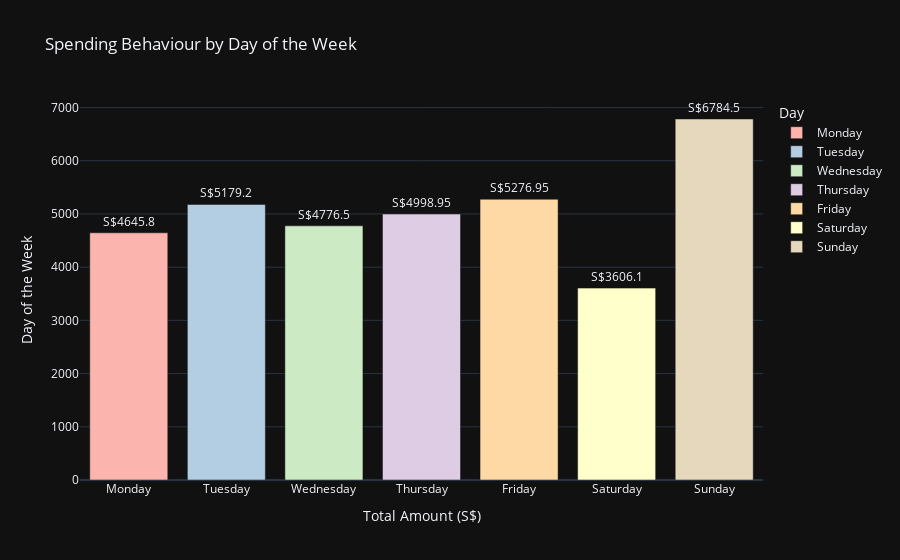

This figure's notebook cell:
### Code cell
# Interactive Bar Plot
fig = px.bar(
    DAY_IN_A_WEEK_AGG, 
    x="Day", 
    y="TOTAL_AMOUNT", 
    color="Day", 
    title="Spending Behaviour by Day of the Week", 
    color_discrete_sequence=px.colors.qualitative.Pastel1,
    custom_data=["TOTAL_AMOUNT", "TRANSACTION_FREQUENCY", "AVERAGE_AMOUNT"],
    text="TOTAL_AMOUNT",
    template="plotly_dark",
    category_orders={"Day": ["Monday", "Tuesday", "Wednesday", "Thursday", "Friday", "Saturday", "Sunday"]}
)

fig.update_traces(
    hovertemplate="<br>".join([
        "Day: %{x}",
        "Total Amount: S$%{text}",
        "Transaction Frequency: %{customdata[1]}",
        "Average Amount: S$%{customdata[2]}"
    ]),
    textposition="outside",
    texttemplate="S$%{text}"
)

fig.update_layout(
    xaxis_title="Total Amount (S$)", 
    yaxis_title="Day of the Week"
)

fig.show()

FIG_TITLE = fig.layout.title.text if fig.layout.title else "Untitled Plot"
PLOT_CAPTION = f"""
Spending is highest on {DAY_IN_A_WEEK_WITH_HIGHEST_SPENDING}, with average transaction values approximately {AVERAGE_GAP_PERCENT}% above the average levels of the other days in a week.
"""

PLOT_CAPTION_WRAPPED = textwrap.fill(PLOT_CAPTION, width=130)
print(PLOT_CAPTION_WRAPPED)

print("\n--------------------------------\n")

SAVE_PLOT_AND_REGISTER(
    fig,
    FILENAME="BAR_PLOT_SPENDING_BEHAVIOUR_BY_DAY.png",
    TITLE=FIG_TITLE,
    CAPTION=PLOT_CAPTION_WRAPPED
)

CAPTION2 = f"""
Weekdays reflect routine low-value spending (e.g., transport, food).
"""
CAPTION2_WRAPPED = textwrap.fill(CAPTION2, width=130)
print(CAPTION2_WRAPPED)

REGISTER_REPORT_COMPONENT(
    TITLE=None,
    CONTENT=CAPTION2_WRAPPED,
    TYPE="text",
    HEADING="normal",
    BODY="point",
    PATH=None,
    REPORTING_TAG="BAR_PLOT_SPENDING_BEHAVIOUR_BY_DAY_BODY_1"
)

print("\n--------------------------------\n")

CAPTION3 = f"""
 {DAY_IN_A_WEEK_WITH_LOWEST_SPENDING}s reflect the lowest spending level across the days which are aligned as there is typically no outside activities (e.g. going out, eating out) on {DAY_IN_A_WEEK_WITH_LOWEST_SPENDING}s.
"""
CAPTION3_WRAPPED = textwrap.fill(CAPTION3, width=130)
print(CAPTION3_WRAPPED)

REGISTER_REPORT_COMPONENT(
    TITLE=None,
    CONTENT=CAPTION3_WRAPPED,
    TYPE="text",
    HEADING="normal",
    BODY="point",
    PATH=None,
    REPORTING_TAG="BAR_PLOT_SPENDING_BEHAVIOUR_BY_DAY_BODY_2"
)

### Figure 1 — Plotly figure (JSON) as saved in the notebook; plotly's stock layout.template omitted (floating-point values rounded to 4 significant figures)
{"data": [{"customdata": [[4646.0, 523.0, 8.88]], "hovertemplate": "Day: %{x}<br>Total Amount: S$%{text}<br>Transaction Frequency: %{customdata[1]}<br>Average Amount: S$%{customdata[2]}", "legendgroup": "Monday", "marker": {"color": "rgb(251,180,174)", "pattern": {"shape": ""}}, "name": "Monday", "orientation": "v", "showlegend": true, "text": [4646.0], "textposition": "outside", "texttemplate": "S$%{text}", "type": "bar", "x": ["Monday"], "xaxis": "x", "y": [4646.0], "yaxis": "y"}, {"customdata": [[5179.0, 561.0, 9.23]], "hovertemplate": "Day: %{x}<br>Total Amount: S$%{text}<br>Transaction Frequency: %{customdata[1]}<br>Average Amount: S$%{customdata[2]}", "legendgroup": "Tuesday", "marker": {"color": "rgb(179,205,227)", "pattern": {"shape": ""}}, "name": "Tuesday", "orientation": "v", "showlegend": true, "text": [5179.0], "textposition": "outside", "texttemplate": "S$%{text}", "type": "bar", "x": ["Tuesday"], "xaxis": "x", "y": [5179.0], "yaxis": "y"}, {"customdata": [[4776.0, 531.0, 9.0]], "hovertemplate": "Day: %{x}<br>Total Amount: S$%{text}<br>Transaction Frequency: %{customdata[1]}<br>Average Amount: S$%{customdata[2]}", "legendgroup": "Wednesday", "marker": {"color": "rgb(204,235,197)", "pattern": {"shape": ""}}, "name": "Wednesday", "orientation": "v", "showlegend": true, "text": [4776.0], "textposition": "outside", "texttemplate": "S$%{text}", "type": "bar", "x": ["Wednesday"], "xaxis": "x", "y": [4776.0], "yaxis": "y"}, {"customdata": [[4999.0, 538.0, 9.29]], "hovertemplate": "Day: %{x}<br>Total Amount: S$%{text}<br>Transaction Frequency: %{customdata[1]}<br>Average Amount: S$%{customdata[2]}", "legendgroup": "Thursday", "marker": {"color": "rgb(222,203,228)", "pattern": {"shape": ""}}, "name": "Thursday", "orientation": "v", "showlegend": true, "text": [4999.0], "textposition": "outside", "texttemplate": "S$%{text}", "type": "bar", "x": ["Thursday"], "xaxis": "x", "y": [4999.0], "yaxis": "y"}, {"customdata": [[5277.0, 543.0, 9.72]], "hovertemplate": "Day: %{x}<br>Total Amount: S$%{text}<br>Transaction Frequency: %{customdata[1]}<br>Average Amount: S$%{customdata[2]}", "legendgroup": "Friday", "marker": {"color": "rgb(254,217,166)", "pattern": {"shape": ""}}, "name": "Friday", "orientation": "v", "showlegend": true, "text": [5277.0], "textposition": "outside", "texttemplate": "S$%{text}", "type": "bar", "x": ["Friday"], "xaxis": "x", "y": [5277.0], "yaxis": "y"}, {"customdata": [[3606.0, 361.0, 9.99]], "hovertemplate": "Day: %{x}<br>Total Amount: S$%{text}<br>Transaction Frequency: %{customdata[1]}<br>Average Amount: S$%{customdata[2]}", "legendgroup": "Saturday", "marker": {"color": "rgb(255,255,204)", "pattern": {"shape": ""}}, "name": "Saturday", "orientation": "v", "showlegend": true, "text": [3606.0], "textposition": "outside", "texttemplate": "S$%{text}", "type": "bar", "x": ["Saturday"], "xaxis": "x", "y": [3606.0], "yaxis": "y"}, {"customdata": [[6784.0, 610.0, 11.12]], "hovertemplate": "Day: %{x}<br>Total Amount: S$%{text}<br>Transaction Frequency: %{customdata[1]}<br>Average Amount: S$%{customdata[2]}", "legendgroup": "Sunday", "marker": {"color": "rgb(229,216,189)", "pattern": {"shape": ""}}, "name": "Sunday", "orientation": "v", "showlegend": true, "text": [6784.0], "textposition": "outside", "texttemplate": "S$%{text}", "type": "bar", "x": ["Sunday"], "xaxis": "x", "y": [6784.0], "yaxis": "y"}], "layout": {"barmode": "relative", "legend": {"title": {"text": "Day"}, "tracegroupgap": 0}, "title": {"text": "Spending Behaviour by Day of the Week"}, "xaxis": {"anchor": "y", "categoryarray": ["Monday", "Tuesday", "Wednesday", "Thursday", "Friday", "Saturday", "Sunday"], "categoryorder": "array", "domain": [0, 1], "title": {"text": "Total Amount (S$)"}}, "yaxis": {"anchor": "x", "domain": [0, 1], "title": {"text": "Day of the Week"}}}}
